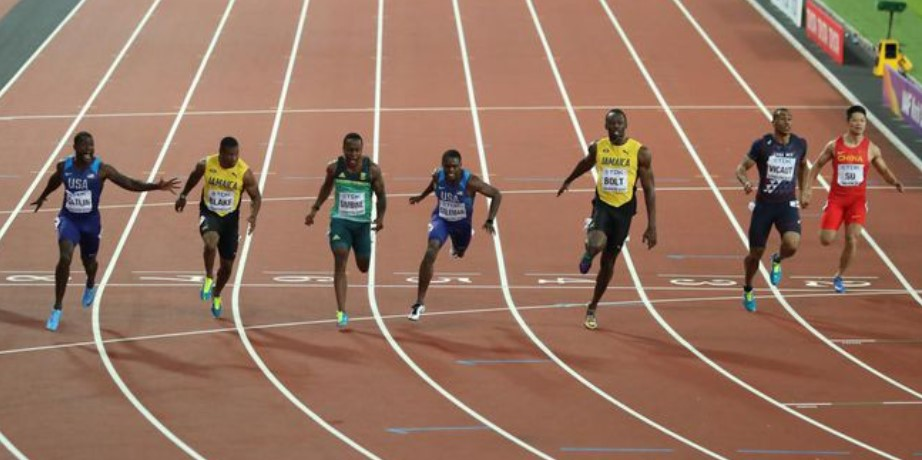
#> input picture img2.jpg, 922 x 460 px
$ python human-counting-project-code.py --video img2.jpg --image 11.jpg
#> lines starting #> are read from the running program, lines starting #| are printed output that depends on the picture
#> in detectByPathVideo, frame is the input picture: shape (460, 922, 3); mean B, G, R 97.3, 115.9, 151.4
import cv2
import imutils
import numpy as np
import argparse

def detect(frame):
    bounding_box_cordinates, weights =  HOGCV.detectMultiScale(frame, winStride = (4, 4), padding = (8, 8), scale = 1.03)
#> bounding_box_cordinates = [[354, 112, 74, 148], [141, 96, 105, 211], [616, 114, 93, 186], [248, 89, 114, 227], [6, 83, 129, 257], [475, 67, 122, 243], [688, 72, 104, 208]]; weights = [1.37, 2.06, 1.01, 3.42, 0.97, 2.03, 0.283]

    person = 1
    for x,y,w,h in bounding_box_cordinates:
        cv2.rectangle(frame, (x,y), (x+w,y+h), (0,255,0), 2)
        cv2.putText(frame, f'person {person}', (x,y), cv2.FONT_HERSHEY_SIMPLEX, 0.5, (0,0,255), 1)
        person += 1
#> this loop made 7 passes
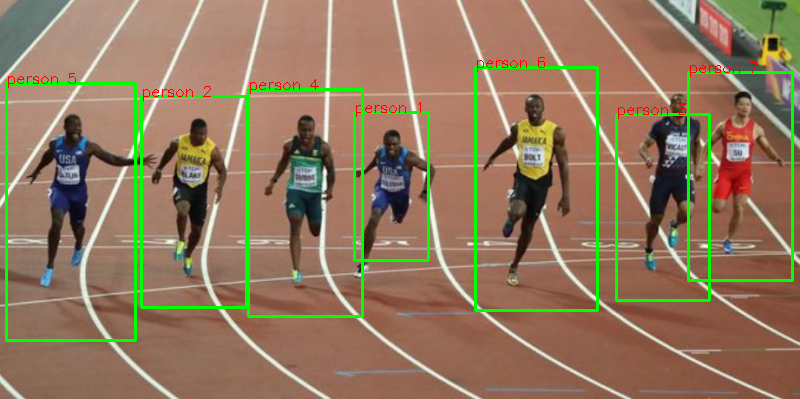
#> frame: shape (399, 800, 3); mean B, G, R 93, 120.9, 145.3
#> after the loop, person = 8

    cv2.putText(frame, 'Status : Detecting ', (40,40), cv2.FONT_HERSHEY_DUPLEX, 0.8, (255,0,0), 2)
    cv2.putText(frame, f'Total Persons : {person-1}', (40,70), cv2.FONT_HERSHEY_DUPLEX, 0.8, (255,0,0), 2)
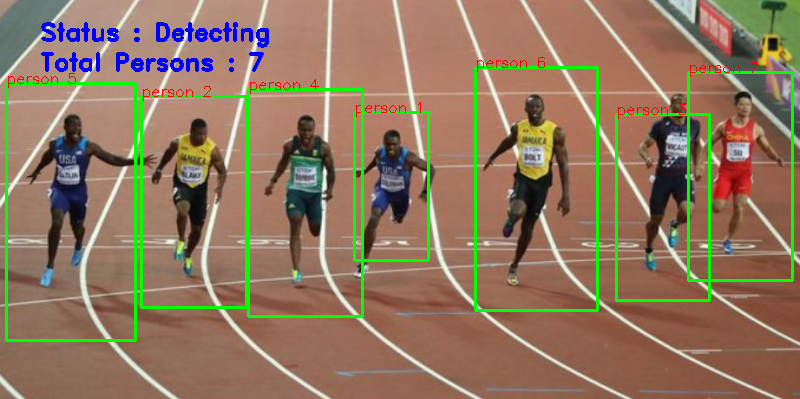
#> frame: shape (399, 800, 3); mean B, G, R 94.3, 119.3, 143.4
    cv2.imshow('output', frame)

    return frame

def detectByPathVideo(path, writer):

    video = cv2.VideoCapture(path)
    check, frame = video.read()
    if check == False:
        print('Video Not Found. Please Enter a Valid Path (Full path of Video Should be Provided).')
        return

    print('Detecting people...')
    while video.isOpened():
        #check is True if reading was successful
        check, frame =  video.read()

        if check:
            frame = imutils.resize(frame , width=min(800,frame.shape[1]))
            frame = detect(frame)

            if writer is not None:
                writer.write(frame)

            key = cv2.waitKey(1)
#> (key q is pressed here)
            if key== ord('q'):
                break
        else:
            break
    video.release()
    cv2.destroyAllWindows()

def detectByCamera(writer):
    video = cv2.VideoCapture(0)
    print('Detecting people...')

    while True:
        ret, frame = video.read()
        cv2.imshow("Frame", frame)

        frame = detect(frame)
        if writer is not None:
             writer.write(frame)

        key = cv2.waitKey(1)
        if key == ord('q'):
                break

    video.release()
    cv2.destroyAllWindows()

def detectByPathImage(path, output_path):
    image = cv2.imread(path)

    image = imutils.resize(image, width = min(800, image.shape[1]))

    result_image = detect(image)

    if output_path is not None:
        cv2.imwrite(output_path, result_image)

    cv2.waitKey(0)
    cv2.destroyAllWindows()


def humanDetector(args):
    image_path = args["image"]
    video_path = args['video']
    if str(args["camera"]) == 'true' : camera = True
    else : camera = False

    writer = None
    if args['output'] is not None and image_path is None:
        writer = cv2.VideoWriter(args['output'],cv2.VideoWriter_fourcc(*'MJPG'), 10, (600,600))

    if camera:
         print('[INFO] Opening Web Cam.')
         detectByCamera(writer)
    elif video_path is not None:
        print('[INFO] Opening Video from path.')
        detectByPathVideo(video_path, writer)
    elif image_path is not None:
        print('[INFO] Opening Image from path.')
        detectByPathImage(image_path, args['output'])

def argsParser():
    arg_parse = argparse.ArgumentParser()
    arg_parse.add_argument("-v", "--video", default=None, help="path to Video File ")
    arg_parse.add_argument("-i", "--image", default=None, help="path to Image File ")
    arg_parse.add_argument("-c", "--camera", default=False, help="Set true if you want to use the camera.")
    arg_parse.add_argument("-o", "--output", type=str, help="path to optional output video file")
    args = vars(arg_parse.parse_args())

    return args

if __name__ == "__main__":
    HOGCV = cv2.HOGDescriptor()
    HOGCV.setSVMDetector(cv2.HOGDescriptor_getDefaultPeopleDetector())

    args = argsParser()
    humanDetector(args)


# decision tree and knn classifier need to be compared
